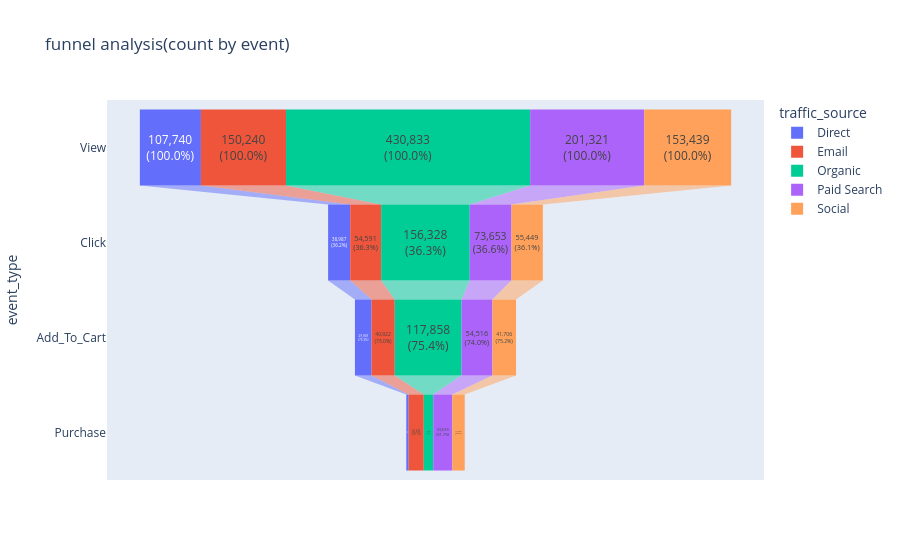

The notebook cell this image was saved under:
### Code cell
FUNNEL_STAGES = ['View', 'Click', 'Add_To_Cart', 'Purchase']

funnel_data = df_events[df_events['event_type'].isin(FUNNEL_STAGES)].groupby(
    ['traffic_source', 'event_type']
).agg(unique_users=('customer_id', 'count')).reset_index()

funnel_data['event_type'] = pd.Categorical(funnel_data['event_type'], categories=FUNNEL_STAGES, ordered=True)
funnel_data = funnel_data.sort_values(['traffic_source', 'event_type'])


funnel_data['prev_users'] = funnel_data.groupby('traffic_source')['unique_users'].shift(1)
funnel_data['conv_rate'] = (funnel_data['unique_users'] / funnel_data['prev_users'] * 100).fillna(100)

def format_label(row):
    if row['event_type'] == 'view':
        return f"{row['unique_users']:,}"
    else:
        return f"{row['unique_users']:,}<br>({row['conv_rate']:.1f}%)"

funnel_data['display_text'] = funnel_data.apply(format_label, axis=1)

fig = px.funnel(
    funnel_data,
    x='unique_users',
    y='event_type',
    color='traffic_source',
    text='display_text',
    title='funnel analysis(count by event)'
)

fig.update_traces(textposition='inside', textinfo='text')
fig.show()

### Figure 1 — Plotly figure (JSON) as saved in the notebook; plotly's stock layout.template omitted (floating-point values rounded to 4 significant figures)
{"data": [{"hovertemplate": "traffic_source=Direct<br>unique_users=%{x}<br>event_type=%{y}<br>display_text=%{text}<extra></extra>", "legendgroup": "Direct", "marker": {"color": "#636efa"}, "name": "Direct", "orientation": "h", "showlegend": true, "text": ["107,740<br>(100.0%)", "38,987<br>(36.2%)", "29,368<br>(75.3%)", "4,200<br>(14.3%)"], "textinfo": "text", "textposition": "inside", "type": "funnel", "x": [107740, 38987, 29368, 4200], "xaxis": "x", "y": ["View", "Click", "Add_To_Cart", "Purchase"], "yaxis": "y"}, {"hovertemplate": "traffic_source=Email<br>unique_users=%{x}<br>event_type=%{y}<br>display_text=%{text}<extra></extra>", "legendgroup": "Email", "marker": {"color": "#EF553B"}, "name": "Email", "orientation": "h", "showlegend": true, "text": ["150,240<br>(100.0%)", "54,591<br>(36.3%)", "40,922<br>(75.0%)", "26,636<br>(65.1%)"], "textinfo": "text", "textposition": "inside", "type": "funnel", "x": [150240, 54591, 40922, 26636], "xaxis": "x", "y": ["View", "Click", "Add_To_Cart", "Purchase"], "yaxis": "y"}, {"hovertemplate": "traffic_source=Organic<br>unique_users=%{x}<br>event_type=%{y}<br>display_text=%{text}<extra></extra>", "legendgroup": "Organic", "marker": {"color": "#00cc96"}, "name": "Organic", "orientation": "h", "showlegend": true, "text": ["430,833<br>(100.0%)", "156,328<br>(36.3%)", "117,858<br>(75.4%)", "16,755<br>(14.2%)"], "textinfo": "text", "textposition": "inside", "type": "funnel", "x": [430833, 156328, 117858, 16755], "xaxis": "x", "y": ["View", "Click", "Add_To_Cart", "Purchase"], "yaxis": "y"}, {"hovertemplate": "traffic_source=Paid Search<br>unique_users=%{x}<br>event_type=%{y}<br>display_text=%{text}<extra></extra>", "legendgroup": "Paid Search", "marker": {"color": "#ab63fa"}, "name": "Paid Search", "orientation": "h", "showlegend": true, "text": ["201,321<br>(100.0%)", "73,653<br>(36.6%)", "54,516<br>(74.0%)", "33,633<br>(61.7%)"], "textinfo": "text", "textposition": "inside", "type": "funnel", "x": [201321, 73653, 54516, 33633], "xaxis": "x", "y": ["View", "Click", "Add_To_Cart", "Purchase"], "yaxis": "y"}, {"hovertemplate": "traffic_source=Social<br>unique_users=%{x}<br>event_type=%{y}<br>display_text=%{text}<extra></extra>", "legendgroup": "Social", "marker": {"color": "#FFA15A"}, "name": "Social", "orientation": "h", "showlegend": true, "text": ["153,439<br>(100.0%)", "55,449<br>(36.1%)", "41,706<br>(75.2%)", "21,903<br>(52.5%)"], "textinfo": "text", "textposition": "inside", "type": "funnel", "x": [153439, 55449, 41706, 21903], "xaxis": "x", "y": ["View", "Click", "Add_To_Cart", "Purchase"], "yaxis": "y"}], "layout": {"legend": {"title": {"text": "traffic_source"}, "tracegroupgap": 0}, "title": {"text": "funnel analysis(count by event)"}, "xaxis": {"anchor": "y", "domain": [0, 1], "title": {"text": "unique_users"}}, "yaxis": {"anchor": "x", "domain": [0, 1], "title": {"text": "event_type"}}}}
